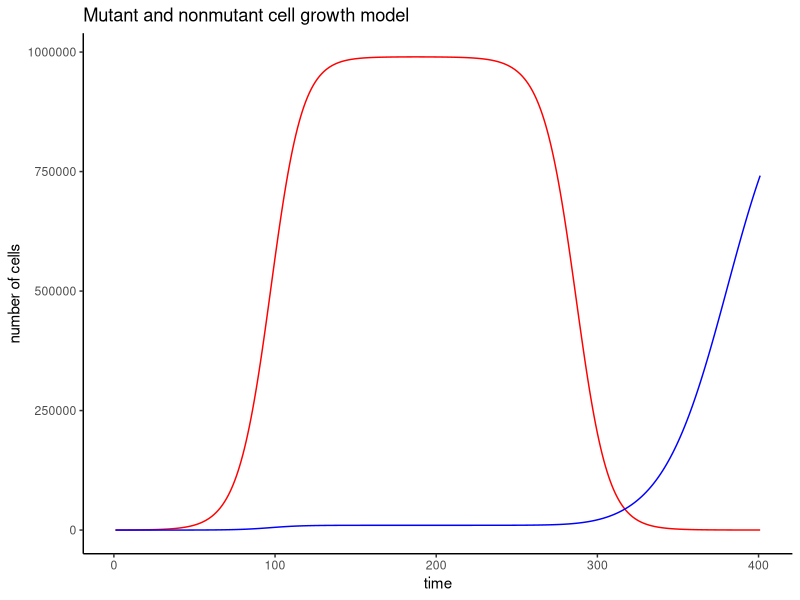

This chart was generated by the following R code:
#tutorial 10

#set initial values and parameters
N0 <- 99
M0 <- 1
rN <- rM <- 0.1
K <- 1000000
timesteps <- 400
rMc <- 0.5*rM   #growth rate with drug
rNc <- -0.1     #growth rate with drug

#create vector to store Ns
Ns <- numeric(length=timesteps)
Ns[1] <- N0

#create vector to store Ms
Ms <- numeric(length=timesteps)
Ms[1] <- M0

#N(t) <- N(t) + rN*N(t)*(1-(N(t)+M(t))/K) overall equation for non-mutant sub-pop
#M(t) <- M(t) + rM*M(t)*(1-(N(t)+M(t))/K) overall equation for mutant sub-pop

for(t in 1:timesteps){
  Ns[t+1] <- Ns[t] + rN*Ns[t]*(1-(Ns[t]+Ms[t])/K)
  Ms[t+1] <- Ms[t] + rM*Ms[t]*(1-(Ns[t]+Ms[t])/K)
  if(t>186){     #at t=186, equilibrium is reached (numbers of cells get very close to their limits) 
    Ns[t+1] <- Ns[t] + rNc*Ns[t]*(1-(Ns[t]+Ms[t])/K)
    Ms[t+1] <- Ms[t] + rMc*Ms[t]*(1-(Ns[t]+Ms[t])/K)  
  }
}


#plot simulation
library(ggplot2)
df <- data.frame(time=1:(timesteps+1),NonMutant=Ns,Mutant=Ms)
ggplot(data=df)+
  geom_line(aes(x=time,y=NonMutant),col="red")+
  geom_line(aes(x=time,y=Mutant),col="blue")+
  theme_classic()+
  ylab("number of cells")+
  ggtitle("Mutant and nonmutant cell growth model")



